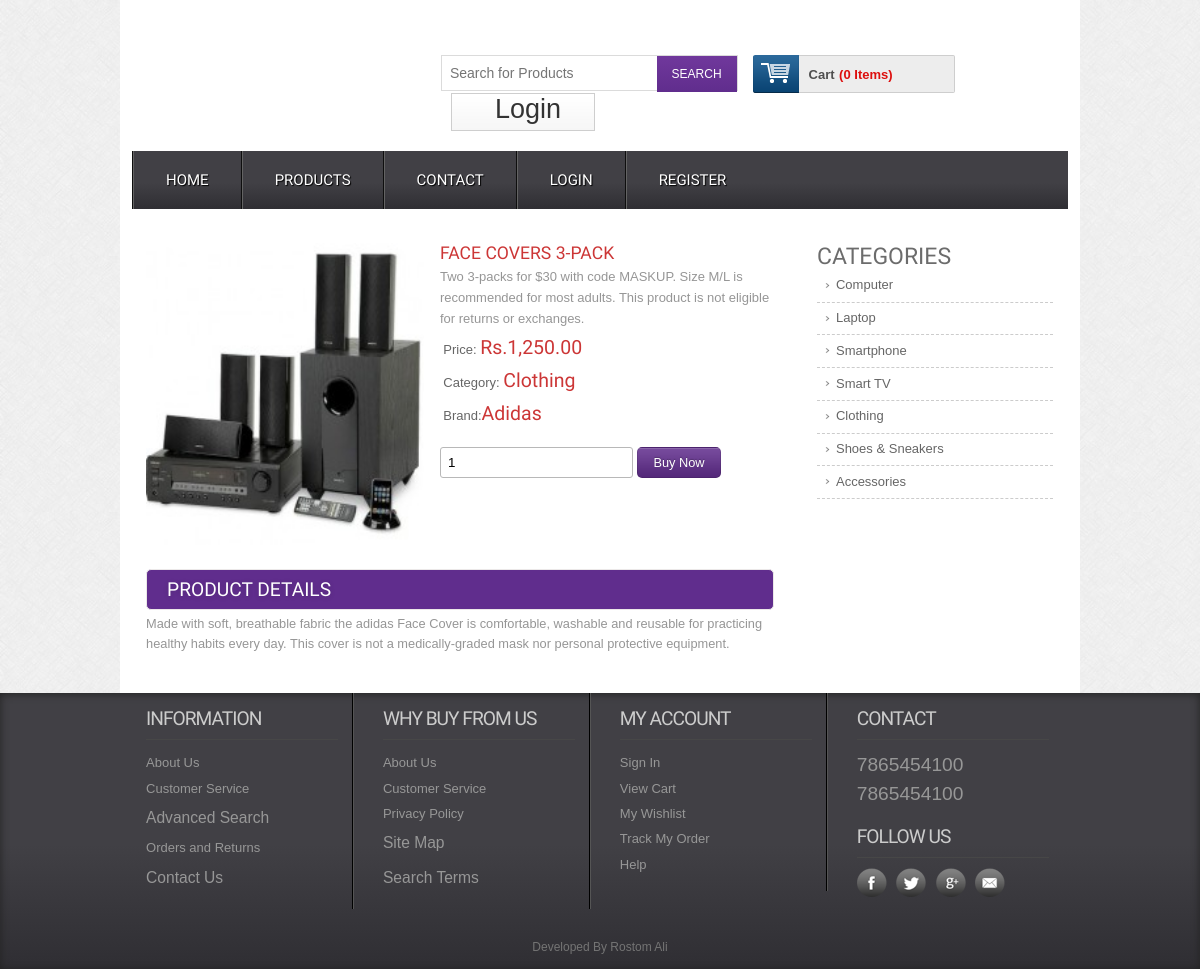
/single/2, run on the app's committed database.
### tables this page shows
CREATE TABLE `tbl_product` (
  `product_id` int(11) NOT NULL,
  `product_title` varchar(255) NOT NULL,
  `product_short_description` text NOT NULL,
  `product_long_description` text NOT NULL,
  `product_image` varchar(255) NOT NULL,
  `product_price` int(11) NOT NULL,
  `product_quantity` int(11) NOT NULL,
  `product_feature` tinyint(4) NOT NULL,
  `product_category` int(11) NOT NULL,
  `product_brand` int(11) NOT NULL,
  `product_author` int(11) NOT NULL,
  `product_view` int(11) NOT NULL DEFAULT '0',
  `published_date` timestamp NOT NULL DEFAULT CURRENT_TIMESTAMP,
  `publication_status` tinyint(4) NOT NULL
);

CREATE TABLE `tbl_category` (
  `id` int(11) NOT NULL,
  `category_name` varchar(100) NOT NULL,
  `category_description` text NOT NULL,
  `publication_status` tinyint(4) NOT NULL COMMENT 'Published=1,Unpublished=0'
);

CREATE TABLE `tbl_brand` (
  `brand_id` int(11) NOT NULL,
  `brand_name` varchar(255) NOT NULL,
  `brand_description` text NOT NULL,
  `publication_status` tinyint(4) NOT NULL
);

### application/controllers/Web.php (called while the page is built, shortened)
<?php
class Web extends CI_Controller
{
    public function single($id)
    {
        $data                       = array();
        $data['get_single_product'] = $this->web_model->get_single_product($id);
        $data['get_all_category']   = $this->web_model->get_all_category();
        $this->load->view('web/inc/header');
        $this->load->view('web/pages/single', $data);
        $this->load->view('web/inc/footer');
    }
}

### index.php (called while the page is built, shortened)
<?php
require_once BASEPATH.'core/CodeIgniter.php';

### application/models/Web_model.php (called while the page is built, shortened)
<?php
class Web_Model extends CI_Model
{
    public function get_single_product($id)
    {
        $this->db->select('*');
        $this->db->from('tbl_product');
        $this->db->join('tbl_category', 'tbl_category.id=tbl_product.product_category');
        $this->db->join('tbl_brand', 'tbl_brand.brand_id=tbl_product.product_brand');
        $this->db->where('tbl_product.product_id', $id);
        $info = $this->db->get();
        return $info->row();
    }
    public function get_all_category()
    {
        $this->db->select('*');
        $this->db->from('tbl_category');
        $this->db->where('publication_status', 1);
        $info = $this->db->get();
        return $info->result();
    }
}

### application/views/web/pages/single.php (the view, shortened to what this page needs)
<div class="main">
    <div class="content">
        <div class="section group">
            <div class="cont-desc span_1_of_2">
                <div class="grid images_3_of_2">
                    <img src="<?php echo base_url('uploads/'.$get_single_product->product_image)?>" alt="" />
                </div>
                <div class="desc span_3_of_2">
                    <h2><?php echo $get_single_product->product_title?></h2>
                    <p><?php echo $get_single_product->product_short_description?></p>
                    <div class="price">
                        <p>Price: <span>Rs.<?php echo $this->cart->format_number($get_single_product->product_price)?></span></p>
                        <p>Category: <span><?php echo $get_single_product->category_name?></span></p>
                        <p>Brand:<span><?php echo $get_single_product->brand_name?></span></p>
                    </div>
                    <div class="add-cart">
                        <form action="<?php echo base_url('save/cart');?>" method="post">
                            <input type="number" class="buyfield" name="qty" value="1"/>
                            <input type="submit" class="buysubmit" name="submit" value="Buy Now"/>
                        </form>
                    </div>
                </div>
                <div class="product-desc">
                    <h2>Product Details</h2>
                    <p><?php echo $get_single_product->product_long_description?></p>
                </div>
            </div>
            <div class="rightsidebar span_3_of_1">
                <h2>CATEGORIES</h2>
                <ul>
                    <?php foreach($get_all_category as $single_category){?>
                    <li><a href="<?php echo base_url('get/category/'.$single_category->id);?>"><?php echo $single_category->category_name?></a></li>
                    <?php }?>
                </ul>
            </div>
        </div>
    </div>
</div>

### application/views/web/inc/header.php (shortened to what this page needs)
<!DOCTYPE HTML>
<head>
    <link href="<?php echo base_url() ?>assets/web/css/style.css" rel="stylesheet" type="text/css" media="all"/>
    <link href="<?php echo base_url() ?>assets/web/css/menu.css" rel="stylesheet" type="text/css" media="all"/>
</head>
<body>
    <div class="wrap">
        <div class="header_top">
            <div class="logo">
            </div>
            <div class="header_top_right">
                <div class="search_box">
                    <form method="get" action="<?php echo base_url('search')?>">
                        <input type="text" placeholder="Search for Products" name="search">
                        <input type="submit" value="SEARCH">
                    </form>
                </div>
                <div class="shopping_cart">
                    <div class="cart">
                        <a href="<?php echo base_url('cart');?>" title="View my shopping cart" rel="nofollow">
                            <span class="cart_title">Cart</span>
                            <span class="no_product">(<?php echo $this->cart->total_items();?> Items)</span>
                        </a>
                    </div>
                </div>
                <?php
                $customer_id = $this->session->userdata('customer_id');
                if ($customer_id) {
                    ?>
                    <div class="login"><a href="<?php echo base_url('/customer/logout'); ?>">Logout</a></div>
                <?php } else {
                    ?>
                    <div class="login"><a href="<?php echo base_url('/customer/login'); ?>">Login</a></div>
                    <?php
                }
                ?>
            </div>
        </div>
        <div class="menu">
            <ul id="dc_mega-menu-orange" style="float:left" class="dc_mm-orange">
                <li class="<?php
                if ($this->uri->uri_string() == '') {
                    echo "active";
                }
                ?>"><a href="<?php echo base_url('/'); ?>">Home</a></li>
                <li class="<?php
                if ($this->uri->uri_string() == 'product') {
                    echo "active";
                }
                ?>"><a href="<?php echo base_url('/product'); ?>">Products</a> </li>
                <li class="<?php
                if ($this->uri->uri_string() == 'contact') {
                    echo "active";
                }
                ?>"><a href="<?php echo base_url('/contact'); ?>">Contact</a> </li>
                <?php if(!$this->session->userdata('customer_id')){?>
                <li class="<?php
                if ($this->uri->uri_string() == 'customer/login') {
                    echo "active";
                }
                ?>"><a href="<?php echo base_url('/customer/login'); ?>">Login</a> </li>
                <li class="<?php
                if ($this->uri->uri_string() == 'customer/register') {
                    echo "active";
                }
                ?>"><a href="<?php echo base_url('/customer/register'); ?>">Register</a> </li>
                <?php }?>
            </ul>
        </div>

### application/views/web/inc/footer.php (shortened to what this page needs)
</div>
<div class="footer">
    <div class="wrapper">
        <div class="section group">
            <div class="col_1_of_4 span_1_of_4">
                <h4>Information</h4>
                <ul>
                    <li><a href="#">About Us</a></li>
                    <li><a href="#">Customer Service</a></li>
                    <li><a href="#"><span>Advanced Search</span></a></li>
                    <li><a href="#">Orders and Returns</a></li>
                    <li><a href="#"><span>Contact Us</span></a></li>
                </ul>
            </div>
            <div class="col_1_of_4 span_1_of_4">
                <h4>Why buy from us</h4>
                <ul>
                    <li><a href="about.html">About Us</a></li>
                    <li><a href="faq.html">Customer Service</a></li>
                    <li><a href="#">Privacy Policy</a></li>
                    <li><a href="contact.html"><span>Site Map</span></a></li>
                    <li><a href="preview.html"><span>Search Terms</span></a></li>
                </ul>
            </div>
            <div class="col_1_of_4 span_1_of_4">
                <h4>My account</h4>
                <ul>
                    <li><a href="contact.html">Sign In</a></li>
                    <li><a href="index.html">View Cart</a></li>
                    <li><a href="#">My Wishlist</a></li>
                    <li><a href="#">Track My Order</a></li>
                    <li><a href="faq.html">Help</a></li>
                </ul>
            </div>
            <div class="col_1_of_4 span_1_of_4">
                <h4>Contact</h4>
                <ul>
                    <li><span><?php echo get_option('site_contact_num1');?></span></li>
                    <li><span><?php echo get_option('site_contact_num2');?></span></li>
                </ul>
                <div class="social-icons">
                    <h4>Follow Us</h4>
                    <ul>
                        <li class="facebook"><a href="<?php echo get_option('site_facebook_link');?>" target="_blank"> </a></li>
                        <li class="twitter"><a href="<?php echo get_option('site_twitter_link');?>" target="_blank"> </a></li>
                        <li class="googleplus"><a href="<?php echo get_option('site_google_plus_link');?>" target="_blank"> </a></li>
                        <li class="contact"><a href="<?php echo get_option('site_email_link');?>" target="_blank"> </a></li>
                    </ul>
                </div>
            </div>
        </div>
        <div class="copy_right">
            <p><b><?php echo get_option('site_copyright');?></b></p>
        </div>
    </div>
</div>
<link href="<?php echo base_url()?>assets/web/css/flexslider.css" rel='stylesheet' type='text/css' />
</body>
</html>

### application/helpers/option_helper.php
<?php
function get_option($para){
   $op = & get_instance();
   $op->db->select($para);
   $op->db->from('tbl_option');
   $res = $op->db->get();
   $result =  $res->row();
   echo $result->$para;
}

### assets/web/css/menu.css (style rules this page uses)
ul.dc_mm-orange,ul.dc_mm-orange li { border:none; list-style:none; }
ul.dc_mm-orange { background: #414045; background: -moz-linear-gradient(top, #414045 55%, #2f2e33 100%); background: -webkit-gradient(linear, left top, left bottom, color-stop(55%,#414045), color-stop(100%,#2f2e33)); background: -webkit-linear-gradient(top, #414045 55%,#2f2e33 100%); background: -o-linear-gradient(top, #414045 55%,#2f2e33 100%); background: -ms-linear-gradient(top, #414045 55%,#2f2e33 100%); background: linear-gradient(to bottom, #414045 55%,#2f2e33 100%); filter: progid:DXImageTransform.Microsoft.gradient( startColorstr='#414045', endColorstr='#2f2e33',GradientType=0 ); font:normal 13px Arial,sans-serif; padding:0; position:relative; width:100%; }
ul.dc_mm-orange li { float:left; margin:0; padding:0; }
ul.dc_mm-orange li a { color:#fff; display:block; float:left; font-size:15px; padding:20px 32px; text-decoration:none; text-shadow:1px 1px 1px #000; text-transform:uppercase; font-family:'Doppio One', sans-serif; border-left:2px groove #636363; }

### data on the page
tbl_product: product_image (picture), product_title "FACE COVERS 3-PACK", product_short_description "Two 3-packs for $30 with code MASKUP. Size M/L is recommended for most adults. This product is not eligible for returns or exchanges.", product_price "1,250.00", tbl_category.category_name "Clothing", tbl_brand.brand_name "Adidas", product_long_description "Made with soft, breathable fabric the adidas Face Cover is comfortable, washable and reusable for practicing healthy habits every day. This cover is not a medically-graded mask nor personal protective equipment."
tbl_category: category_name "Computer"
tbl_category: category_name "Laptop"
tbl_category: category_name "Smartphone"
tbl_category: category_name "Smart TV"
tbl_category: category_name "Clothing"
tbl_category: category_name "Shoes & Sneakers"
tbl_category: category_name "Accessories"

### other printed values
$this->cart->total_items() "0"
$result->$para "7865454100 7865454100 Developed By Rostom Ali"
